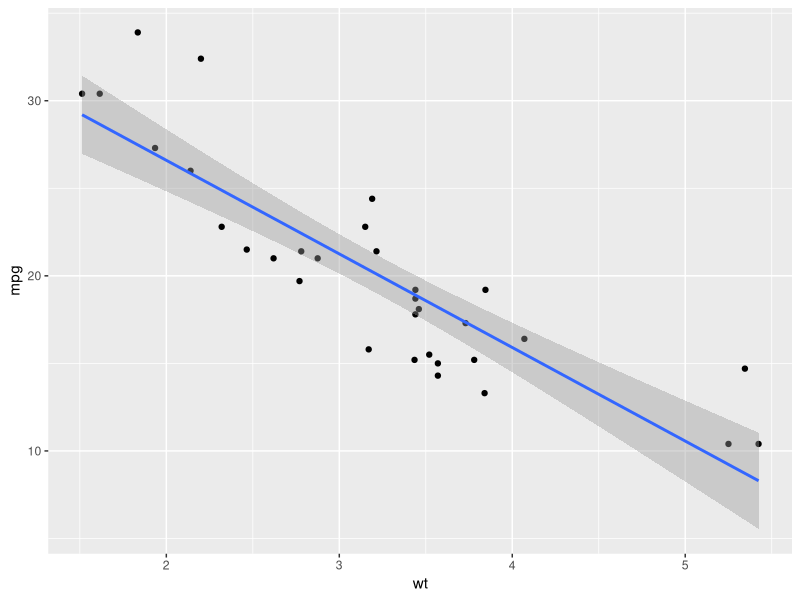
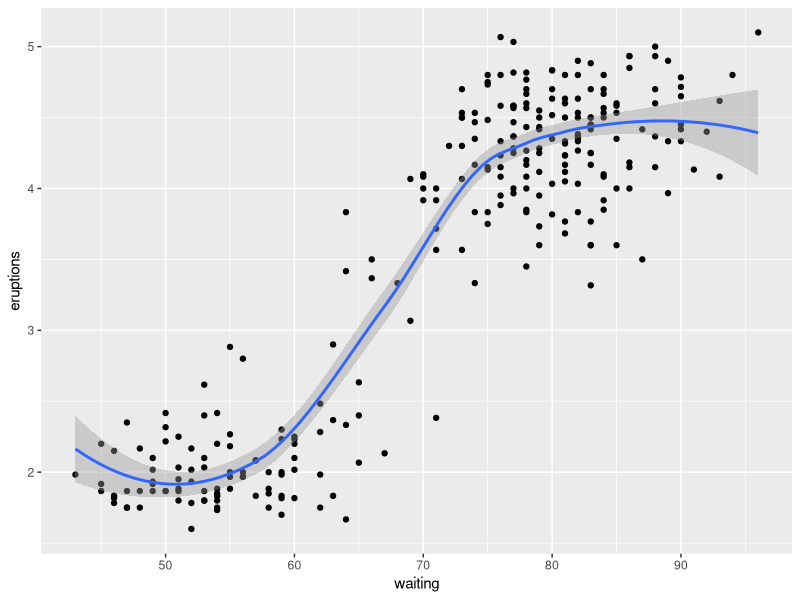
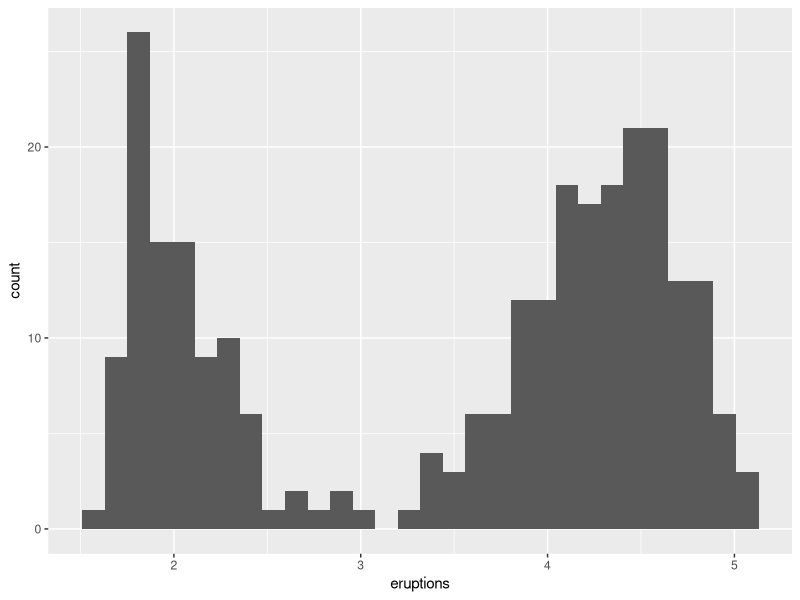

Here is the R script that generated these plots, in order:
## ---- chunk 1
library(ggplot2)
ggplot(mtcars, aes(y = mpg, x = wt)) + geom_point() + stat_smooth(method = "lm")
## ---- chunk 2
ggplot(faithful, aes(y = eruptions, x = waiting)) + geom_point() + stat_smooth(method = "loess")
## ---- chunk 3
ggplot(faithful, aes(x = eruptions)) + geom_histogram()
